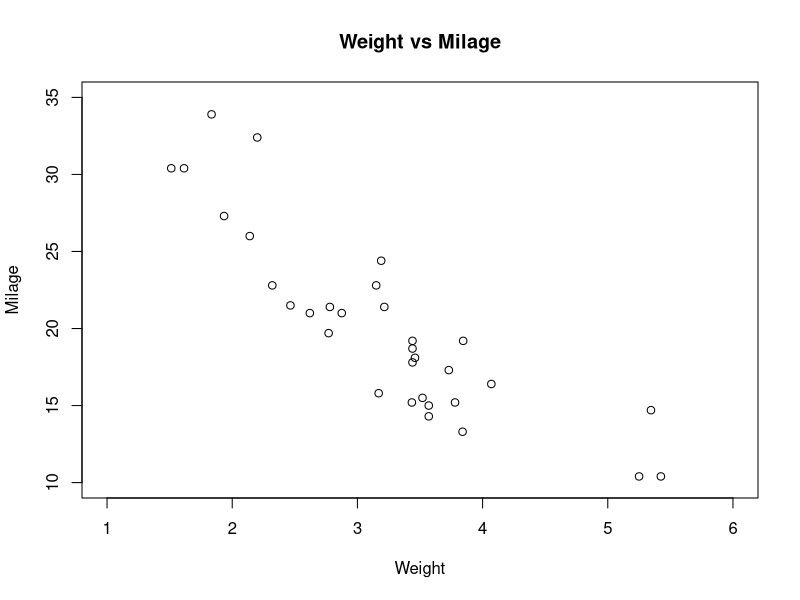

The R script that drew this image:
# Draw a scatter plot showing the relationship between wt and mpg. 
#wt vs mpg 
wtMpg <- mtcars[,c('wt','mpg')] 
 
plot(x = wtMpg$wt,y = wtMpg$mpg, 
     xlab = "Weight", 
     ylab = "Milage", 
     xlim = c(1,6), 
     ylim = c(10,35),         
     main = "Weight vs Milage"
)
